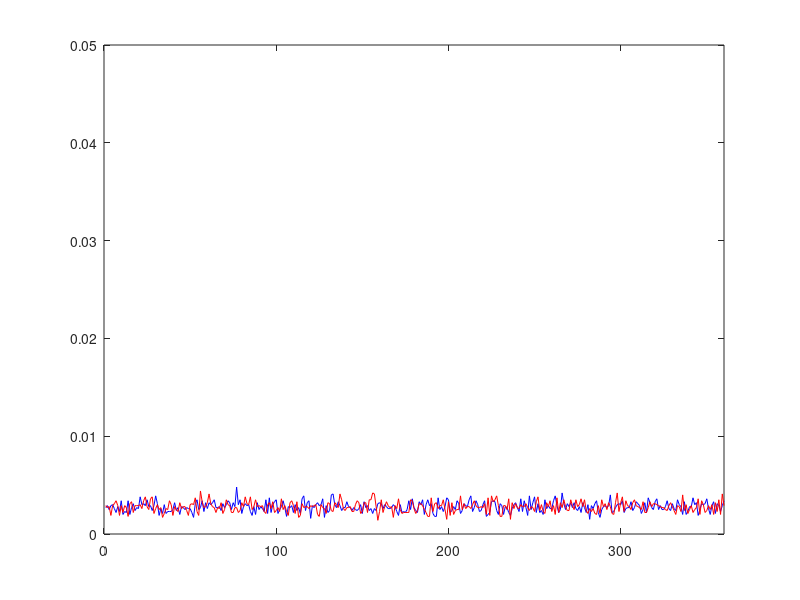

Write the MATLAB code that produced this figure.
% temp=size(T);
% n=temp(2);
% a=[];
% for i=1:n
%     if((T(1,i)>=5 && T(1,i)<=15)&&(T(2,i)>=335 && T(2,i)<=3455))
%         a=[a T(:,i)];
%     end
% end
% size(a)


% a1=ceil(360*rand(100000,1));
% temp=size(a1);
% n2=temp(1);
% f1=zeros(360,1);
% for i=1:n2
%     f1(a1(i))=f1(a1(i))+1;
% end
% p=f./10000;
% plot(1:360,p);
% hold;
% axis([0 360 0 0.05]);
% sum(p)

trials=10000;
f1=zeros(360,1);
f2=zeros(360,1);
for i=1:trials
    r1=ceil(360*rand);
    r2=ceil(360*rand);
    f1(r1)=f1(r1)+1;
    f2(r2)=f2(r2)+1;
end
p1=f1./trials;
p2=f2./trials;
plot([1:360]',p1,'b');
hold on;
plot([1:360],p2,'r');
axis([0 360 0 0.05]);

    
